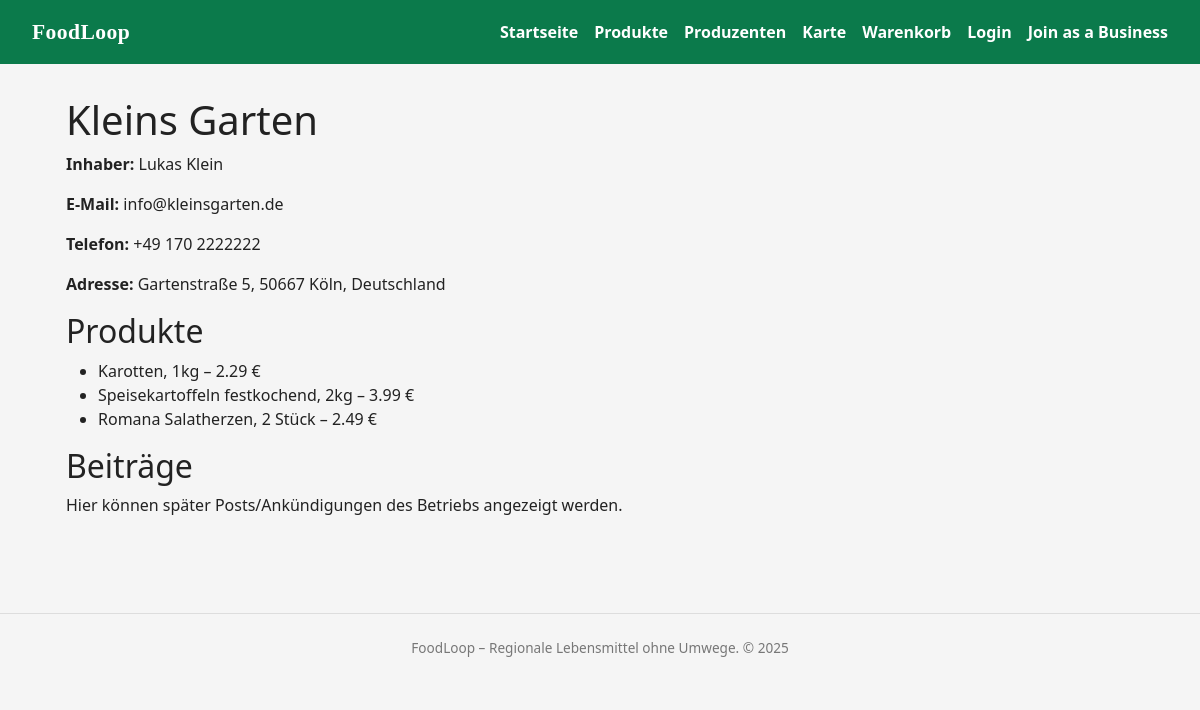
The app's page /producer/2 with its own data.
### models.py (models this page shows)
class ProducerProfile(db.Model):
    __tablename__ = "producer_profile"
    producer_id = db.Column(db.Integer, primary_key=True)
    user_id = db.Column(
        db.Integer, db.ForeignKey("user.id"), nullable=False, unique=True
    )
    address_id = db.Column(
        db.Integer, db.ForeignKey("address.address_id"), nullable=True
    )
    display_name = db.Column(db.String(255), nullable=False)
    legal_name = db.Column(db.String(255), nullable=True)
    tax_id = db.Column(db.String(50), nullable=True)
    contact_email = db.Column(db.String(255), nullable=False)
    contact_phone = db.Column(db.String(50), nullable=True)
    verification_status = db.Column(
        db.String(20), nullable=False, default="pending"
    )
    created_at = db.Column(db.DateTime, default=datetime.utcnow, nullable=False)
    user = db.relationship("User", back_populates="producer_profile")
    products = db.relationship("Product", back_populates="producer", lazy="dynamic")
    address = db.relationship("Address", back_populates="producers")
    categories = db.relationship(
        "Category",
        secondary=producer_category,
        back_populates="producers",
        lazy="select",
    )

class User(db.Model, UserMixin):
    __tablename__ = "user"
    id = db.Column(db.Integer, primary_key=True)
    username = db.Column(db.String(50), unique=True, nullable=False)
    email = db.Column(db.String(255), unique=True, nullable=False)
    password_hash = db.Column(db.String(255), nullable=False)
    first_name = db.Column(db.String(100), nullable=False)
    last_name = db.Column(db.String(100), nullable=False)
    role = db.Column(db.String(20), nullable=False)  # 'CUSTOMER' | 'PRODUCER'
    created_at = db.Column(db.DateTime, default=datetime.utcnow, nullable=False)
    customer_profile = db.relationship(
        "CustomerProfile",
        back_populates="user",
        uselist=False,
        cascade="all, delete-orphan",
    )
    producer_profile = db.relationship(
        "ProducerProfile",
        back_populates="user",
        uselist=False,
        cascade="all, delete-orphan",
    )

class Address(db.Model):
    __tablename__ = "address"
    address_id = db.Column(db.Integer, primary_key=True)
    street = db.Column(db.String(255), nullable=False)
    city = db.Column(db.String(100), nullable=False)
    zip = db.Column(db.String(20), nullable=False)
    country = db.Column(db.String(100), nullable=False)
    created_at = db.Column(db.DateTime, default=datetime.utcnow, nullable=False)
    customers = db.relationship(
        "CustomerProfile", back_populates="address", lazy="dynamic"
    )
    producers = db.relationship(
        "ProducerProfile", back_populates="address", lazy="dynamic"
    )

class Product(db.Model):
    __tablename__ = "product"
    product_id = db.Column(db.Integer, primary_key=True)
    producer_id = db.Column(
        db.Integer,
        db.ForeignKey("producer_profile.producer_id"),
        nullable=False,
    )
    category_id = db.Column(
        db.Integer, db.ForeignKey("category.category_id"), nullable=False
    )
    name = db.Column(db.String(255), nullable=False)
    description = db.Column(db.Text)
    price = db.Column(db.Numeric(10, 2), nullable=False)
    is_active = db.Column(db.Boolean, default=True, nullable=False)
    created_at = db.Column(db.DateTime, default=datetime.utcnow, nullable=False)
    producer = db.relationship("ProducerProfile", back_populates="products")
    category = db.relationship("Category", back_populates="products")
    cart_items = db.relationship("CartItem", back_populates="product", lazy="dynamic")
    order_items = db.relationship(
        "OrderItem", back_populates="product", lazy="dynamic"
    )

### app.py (the view)
@app.route("/producer/<int:producer_id>")
def producer_detail(producer_id):
    producer = ProducerProfile.query.get_or_404(producer_id)
    return render_template("producer_details.html", producer=producer)

### templates/producer_details.html (shortened to what this page needs)
{% extends "base.html" %}
{% block content %}
<section>
  <h1>{{ producer.display_name }}</h1>
  <p><strong>Inhaber:</strong> {{ producer.user.first_name }} {{ producer.user.last_name }}</p>
  <p><strong>E-Mail:</strong> {{ producer.contact_email }}</p>
  {% if producer.contact_phone %}
    <p><strong>Telefon:</strong> {{ producer.contact_phone }}</p>
  {% endif %}
  {% if producer.address %}
    <p><strong>Adresse:</strong>
      {{ producer.address.street }}, {{ producer.address.zip }} {{ producer.address.city }},
      {{ producer.address.country }}
    </p>
  {% endif %}
  <h2>Produkte</h2>
  <ul>
    {% for product in producer.products %}
      <li>{{ product.name }} – {{ "%.2f"|format(product.price) }} €</li>
    {% endfor %}
  </ul>
  <h2>Beiträge</h2>
  <p>Hier können später Posts/Ankündigungen des Betriebs angezeigt werden.</p>
</section>
{% endblock %}

### static/css/base.css (style rules this page uses)
body { font-family: system-ui, -apple-system, BlinkMacSystemFont, "Segoe UI", sans-serif; margin: 0; background: #f5f5f5; color: #222; overflow-x: hidden; }

### records on screen
ProducerProfile: display_name "Kleins Garten", contact_email "info@kleinsgarten.de", contact_phone "+49 170 2222222"
User: user.first_name "Lukas", user.last_name "Klein"
Address: address.street "Gartenstraße 5", address.zip "50667", address.city "Köln", address.country "Deutschland"
Product: name "Karotten, 1kg", price "2.29"
Product: name "Speisekartoffeln festkochend, 2kg", price "3.99"
Product: name "Romana Salatherzen, 2 Stück", price "2.49"

### other values on screen
{{ 2025 }} "2025"
